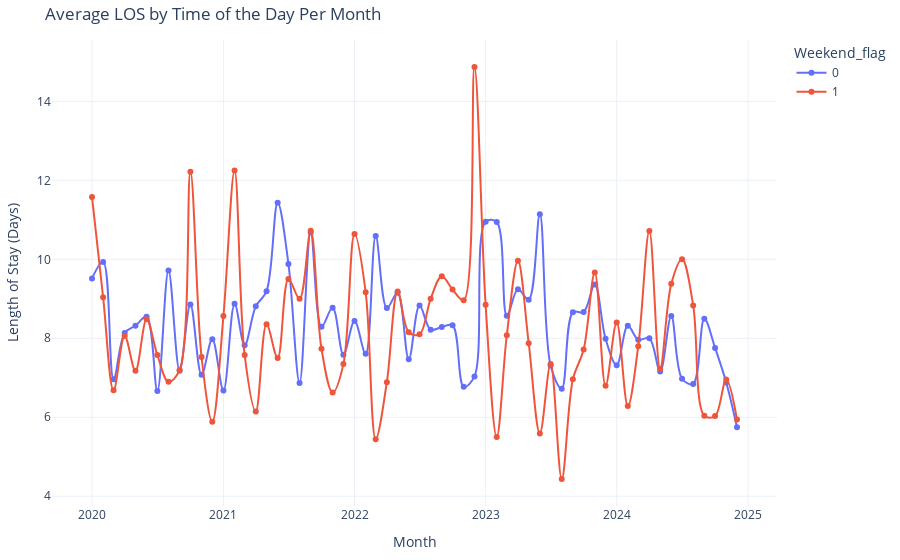

Notebook code for this chart:
### Code cell
import plotly.graph_objects as go

monthly_avg_week_weekend = df_emerg_unique.groupby(['year_month', 'weekend'])['Los'].mean().reset_index()

methods = monthly_avg_week_weekend['weekend'].unique()

# Create a trace for each method
traces = [
    go.Scatter(
        x=monthly_avg_week_weekend[monthly_avg_week_weekend['weekend'] == method]['year_month'],
        y=monthly_avg_week_weekend[monthly_avg_week_weekend['weekend'] == method]['Los'],
        mode='lines+markers',
        name=str(method),
        line=go.scatter.Line(shape='spline')
    )
    for method in methods
]

# Assemble the figure
fig = go.Figure(data=traces)
fig.update_layout(
    title='Average LOS by Time of the Day Per Month',
    xaxis_title='Month',
    yaxis_title='Length of Stay (Days)',
    template='plotly_white',
    legend_title='Weekend_flag',
    margin=dict(l=40, r=20, t=40, b=40)
)

fig.show()

### Figure 1 — Plotly figure (JSON) as saved in the notebook; plotly's stock layout.template omitted (floating-point values rounded to 4 significant figures)
{"data": [{"line": {"shape": "spline"}, "mode": "lines+markers", "name": "0", "type": "scatter", "x": ["2020-01", "2020-02", "2020-03", "2020-04", "2020-05", "2020-06", "2020-07", "2020-08", "2020-09", "2020-10", "2020-11", "2020-12", "2021-01", "2021-02", "2021-03", "2021-04", "2021-05", "2021-06", "2021-07", "2021-08", "2021-09", "2021-10", "2021-11", "2021-12", "2022-01", "2022-02", "2022-03", "2022-04", "2022-05", "2022-06", "2022-07", "2022-08", "2022-09", "2022-10", "2022-11", "2022-12", "2023-01", "2023-02", "2023-03", "2023-04", "2023-05", "2023-06", "2023-07", "2023-08", "2023-09", "2023-10", "2023-11", "2023-12", "2024-01", "2024-02", "2024-03", "2024-04", "2024-05", "2024-06", "2024-07", "2024-08", "2024-09", "2024-10", "2024-11", "2024-12"], "y": [9.516, 9.935, 6.963, 8.132, 8.319, 8.547, 6.667, 9.716, 7.176, 8.859, 7.074, 7.976, 6.676, 8.877, 7.824, 8.809, 9.192, 11.44, 9.885, 6.87, 10.68, 8.294, 8.776, 7.584, 8.436, 7.605, 10.59, 8.768, 9.156, 7.469, 8.829, 8.216, 8.286, 8.329, 6.772, 7.035, 10.95, 10.95, 8.571, 9.241, 8.977, 11.14, 7.313, 6.724, 8.662, 8.667, 9.361, 7.987, 7.315, 8.315, 7.965, 8.0, 7.162, 8.567, 6.975, 6.845, 8.494, 7.756, 6.878, 5.746]}, {"line": {"shape": "spline"}, "mode": "lines+markers", "name": "1", "type": "scatter", "x": ["2020-01", "2020-02", "2020-03", "2020-04", "2020-05", "2020-06", "2020-07", "2020-08", "2020-09", "2020-10", "2020-11", "2020-12", "2021-01", "2021-02", "2021-03", "2021-04", "2021-05", "2021-06", "2021-07", "2021-08", "2021-09", "2021-10", "2021-11", "2021-12", "2022-01", "2022-02", "2022-03", "2022-04", "2022-05", "2022-06", "2022-07", "2022-08", "2022-09", "2022-10", "2022-11", "2022-12", "2023-01", "2023-02", "2023-03", "2023-04", "2023-05", "2023-06", "2023-07", "2023-08", "2023-09", "2023-10", "2023-11", "2023-12", "2024-01", "2024-02", "2024-03", "2024-04", "2024-05", "2024-06", "2024-07", "2024-08", "2024-09", "2024-10", "2024-11", "2024-12"], "y": [11.58, 9.038, 6.682, 8.059, 7.176, 8.481, 7.577, 6.897, 7.2, 12.22, 7.528, 5.889, 8.567, 12.25, 7.577, 6.148, 8.353, 7.5, 9.5, 9.0, 10.72, 7.735, 6.625, 7.346, 10.64, 9.167, 5.444, 6.889, 9.185, 8.154, 8.1, 9.0, 9.571, 9.233, 8.962, 14.87, 8.852, 5.5, 8.077, 9.963, 7.875, 5.591, 7.346, 4.438, 6.963, 7.714, 9.667, 6.8, 8.4, 6.286, 7.8, 10.71, 7.227, 9.378, 10.0, 8.833, 6.038, 6.03, 6.957, 5.941]}], "layout": {"legend": {"title": {"text": "Weekend_flag"}}, "margin": {"b": 40, "l": 40, "r": 20, "t": 40}, "title": {"text": "Average LOS by Time of the Day Per Month"}, "xaxis": {"title": {"text": "Month"}}, "yaxis": {"title": {"text": "Length of Stay (Days)"}}}}
